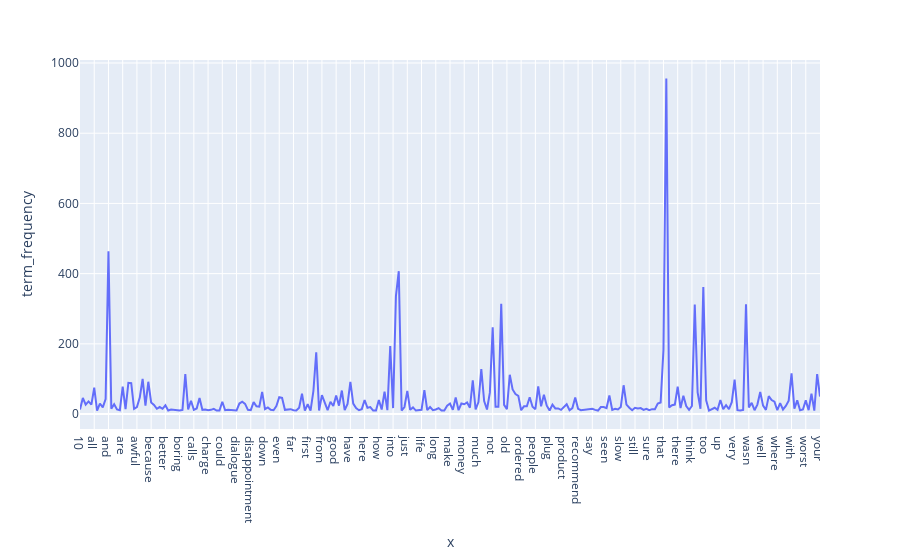

Notebook code for this chart:
### Code cell
# Visualize the frequently used words in negative sentiment sentences
dataset_negative = dataset_df.query("category_name == 'Negative'")

count_vect_negative = CountVectorizer()
dataset_negative_counts = count_vect_negative.fit_transform(dataset_negative.text)

term_frequencies = np.asarray(dataset_negative_counts.sum(axis=0))[0]

threshold = 0.01 * max(term_frequencies)
reduced_term_frequency = [i for i in term_frequencies if i > threshold]
reduced_term_index = [i for i in range(len(term_frequencies)) if term_frequencies[i] > threshold]
reduced_term_name = [count_vect_negative.get_feature_names_out()[i] for i in reduced_term_index]

df_reduced = pd.DataFrame(reduced_term_frequency, index=reduced_term_name, columns={"term_frequency"})
fig = px.line(df_reduced, y="term_frequency", x=reduced_term_name)
fig.show()

### Figure 1 — Plotly figure (JSON) as saved in the notebook; plotly's stock layout.template omitted (floating-point values rounded to 4 significant figures; data arrays with more than 128 entries replaced by an {"elided": "..."} marker saying what was removed)
{"data": [{"hovertemplate": "x=%{x}<br>term_frequency=%{y}<extra></extra>", "legendgroup": "", "line": {"color": "#636efa", "dash": "solid"}, "marker": {"symbol": "circle"}, "mode": "lines", "name": "", "orientation": "v", "showlegend": false, "type": "scatter", "x": {"elided": "261 str values"}, "xaxis": "x", "y": {"elided": "261 int values"}, "yaxis": "y"}], "layout": {"legend": {"tracegroupgap": 0}, "margin": {"t": 60}, "xaxis": {"anchor": "y", "domain": [0, 1], "title": {"text": "x"}}, "yaxis": {"anchor": "x", "domain": [0, 1], "title": {"text": "term_frequency"}}}}
